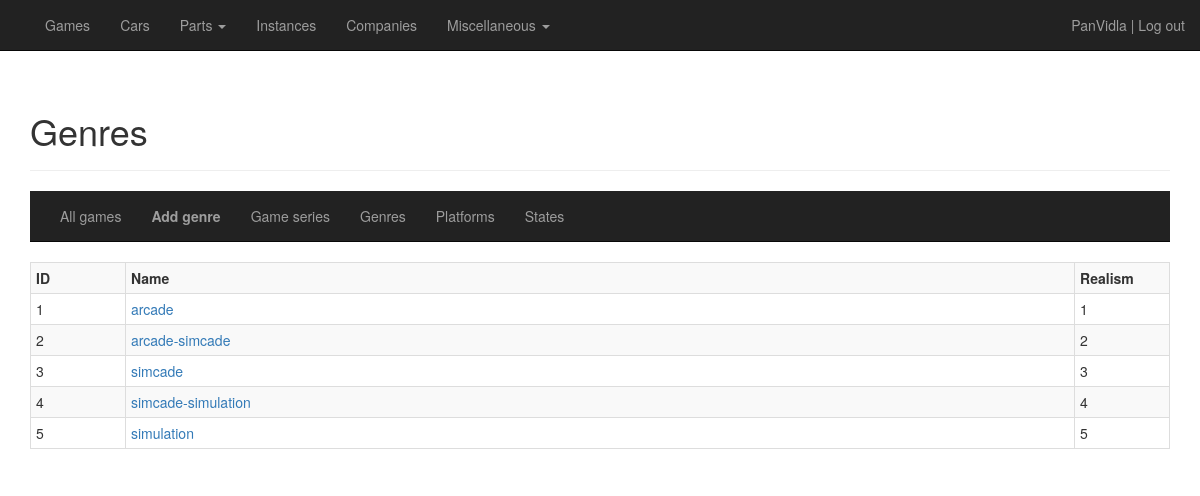
Page /games/genres (signed in) on the committed database.
### general/models/user.py (models this page shows, shortened)
class User(UserMixin, database.Model):
    __tablename__ = "users"
    id = database.Column(database.Integer, primary_key=True)
    username = database.Column(database.Unicode, nullable=False, unique=True)
    password_hash = database.Column(database.Unicode)
    current_instance = database.Column(database.Integer, default=0, nullable=False)

### general/models/game.py (models this page shows, shortened)
class GameGenre(database.Model):
    __tablename__ = "game_genres"
    id = database.Column(database.Integer, primary_key=True)
    name = database.Column(database.Unicode, index=True, nullable=False, unique=True)
    realism = database.Column(database.Integer, nullable=False, unique=True)
    games = database.relationship('Game', backref='genre', lazy='dynamic')

### general/routes_games.py (the view)
@cardb.route("/games/genres", methods=['GET'])
def overview_genres():
    genres = GameGenre.query.order_by(GameGenre.realism.asc()).all()
    return render_template("games_overview_genres.html",
                           title="Genres",
                           heading="Genres",
                           genres=genres,
                           viewing="genres")

### general/models/user.py (called while the page is built)
@login.user_loader
def load_user(id):
    return User.query.get(int(id))

### general/templates/games_overview_genres.html
{% extends "games_base.html" %}
{% block games_content %}
    <div>
        <table class="table table-hover table-striped table-bordered table-condensed">
            {% if genres == [] %}
            <tr>
                <td class="col-sm-12 text-center"><b>There are no game genres in the database.</b></td>
            </tr>
            {% else %}
            <tr>
                <td class="col-sm-1"><strong>ID</strong></td>
                <td class="col-sm-10"><strong>Name</strong></td>
                <td class="col-sm-1"><strong>Realism</strong></td>
            </tr>
                {% for genre in genres %}
            <tr>
                <td class="col-sm-1">{{ genre.id }}</td>
                <td class="col-sm-10"><a href="{{ url_for('detail_genre', id=genre.id) }}">{{ genre.name }}</a></td>
                <td class="col-sm-1">{{ genre.realism }}</td>
            </tr>
                {% endfor %}
            {% endif %}
        </table>
    </div>
{% endblock %}

### general/templates/base.html (shortened to what this page needs)
{% extends "bootstrap/base.html" %}
{% block styles %}
    {{super()}}
    <link href="{{ url_for('static', filename='css/car-database.css') }}" rel="stylesheet">
{% endblock %}
{% block navbar %}
    <nav class="navbar navbar-inverse navbar-static-top">
        <div class="container">
            <div class="collapse navbar-collapse" id="bs-example-navbar-collapse-1">
                <ul class="nav navbar-nav">
                    <li><a class="hover-underline-animation" href="{{ url_for('overview_games') }}">Games</a></li>
                    <li><a class="hover-underline-animation" href="{{ url_for('overview_cars') }}">Cars</a></li>
                    <li class="dropdown">
                        <a href="#" class="dropdown-toggle" data-toggle="dropdown">Parts <b class="caret"></b></a>
                    </li>
                    <li><a class="hover-underline-animation" href="{{ url_for('overview_instances') }}">Instances</a></li>
                    <li><a class="hover-underline-animation" href="{{ url_for('overview_companies') }}">Companies</a></li>
                    <li class="dropdown">
                        <a href="#" class="dropdown-toggle" data-toggle="dropdown">Miscellaneous <b class="caret"></b></a>
                    </li>
                </ul>
                <p class="navbar-text navbar-right">{% if current_user.is_anonymous %}<a href="{{ url_for('login') }}" class="navbar-link">Log in</a>{% else %}{{ current_user.username }} | <a href="{{ url_for('logout') }}" class="navbar-link">Log out</a>{% endif %}</p>
            </div>
        </div>
    </nav>
{% endblock %}
{% block content %}
    <div class="container">
        {% block cardb_content %}
        {% endblock %}
    </div>
{% endblock %}

### general/static/css/car-database.css (style rules this page uses)
.hover-underline-animation { display: inline-block; position: relative; color: white; }
.hover-underline-animation::after { content: ''; position: absolute; width: 100%; transform: scaleX(0); height: 2px; bottom: 0; left: 0; background-color: white; transform-origin: bottom right; transition: transform 0.25s ease-out; }

### rows in the picture
User: username "PanVidla"
GameGenre: id "1", name "arcade", realism "1"
GameGenre: id "2", name "arcade-simcade", realism "2"
GameGenre: id "3", name "simcade", realism "3"
GameGenre: id "4", name "simcade-simulation", realism "4"
GameGenre: id "5", name "simulation", realism "5"

### other values in the picture
{{ heading }} "Genres"
